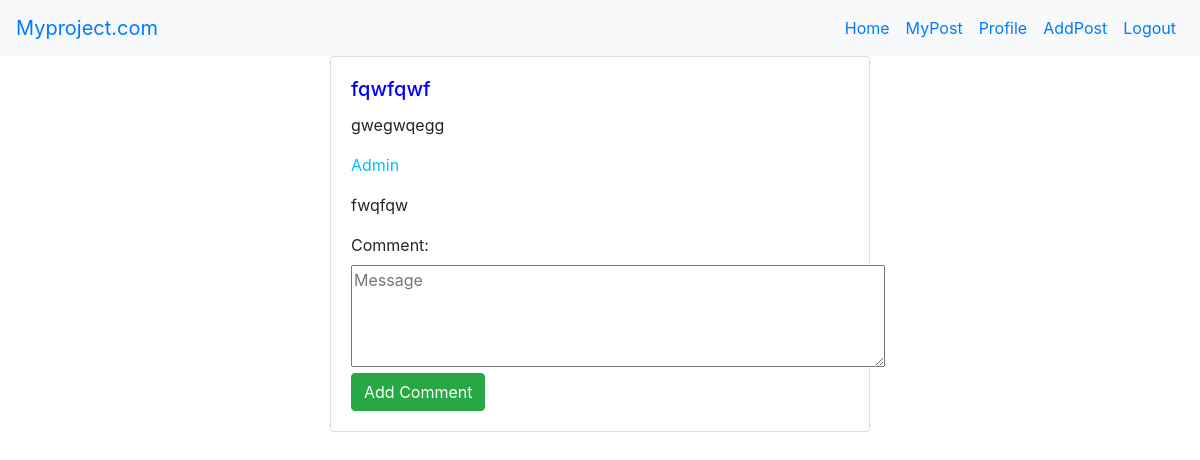
Page /post.php?id=12 (signed in) on the committed database.
### tables this page shows
CREATE TABLE `blogs_user` (
  `id` int(255) NOT NULL,
  `user_id` int(255) NOT NULL,
  `title` varchar(255) NOT NULL,
  `content` varchar(255) NOT NULL
);

CREATE TABLE `user_comment` (
  `id` int(11) NOT NULL,
  `user_id` int(11) NOT NULL,
  `comment` text NOT NULL,
  `blog_id` int(11) NOT NULL
);

CREATE TABLE `users_new` (
  `id` int(255) NOT NULL,
  `gender` varchar(255) NOT NULL,
  `email` varchar(255) NOT NULL,
  `password` varchar(255) NOT NULL,
  `profession` varchar(255) NOT NULL,
  `about` varchar(255) NOT NULL,
  `image` varchar(255) NOT NULL,
  `name` varchar(255) NOT NULL,
  `is_admin` int(11) NOT NULL COMMENT '1-Admin,0-User'
);

### post.php (the view, shortened to what this page needs)
<?php
    include "header.php";
    if(isset($_GET['id'])){
        $blog_id=$_GET['id'];
    }
    else{
        header("location:index.php");
    }
?>
<div class="container">
    <?php
        $sql = "SELECT blogs_user.title,blogs_user.content , blogs_user.id
        FROM blogs_user WHERE blogs_user.id='".$blog_id."' ";
        $res = mysqli_query($conn,$sql);
        while ($result=$res->fetch_array())
        {
        ?>
        <div class="row justify-content-center">
            <div class="col-sm-6 middle">
                <div class="card">
                    <div class="card-body">
                        <h5 class="card-title" style="color:blue"><?php  echo $result['title']; ?></h5>
                        <p class="card-text" ><?php echo $result['content']; ?> </p>
                        <?php
                            $blog_id = $result['id'];
                            $sql2 = "SELECT user_comment.user_id,user_comment.comment,users_new.name FROM user_comment
                                LEFT JOIN users_new ON users_new.id = user_comment.user_id
                                WHERE blog_id ='".$blog_id."' ";
                            $res2 = mysqli_query($conn,$sql2);
                            while($result2=$res2->fetch_array()){
                                ?>
                                    <p style="color:deepskyblue"><?php echo $result2['name']; ?></p>
                                    <p> <?php echo $result2['comment']; ?></p>
                                <?php
                            }
                        ?>
                        <form action="#" method="post">
                            <label for="comment">Comment:</label>
                            <textarea  name="comment" placeholder="Message" rows="4" cols="50"></textarea>
                            <button type="submit" name="addComment" class="btn btn-success">Add Comment</button>
                        </form>
                    </div>
                </div>
            </div>
        </div>
    <?php }  ?>
</div>
    <?php include "footer.php"; ?>

### rows in the picture
blogs_user: title "fqwfqwf", content "gwegwqegg"
user_comment: users_new.name "Admin", comment "fwqfqw"
